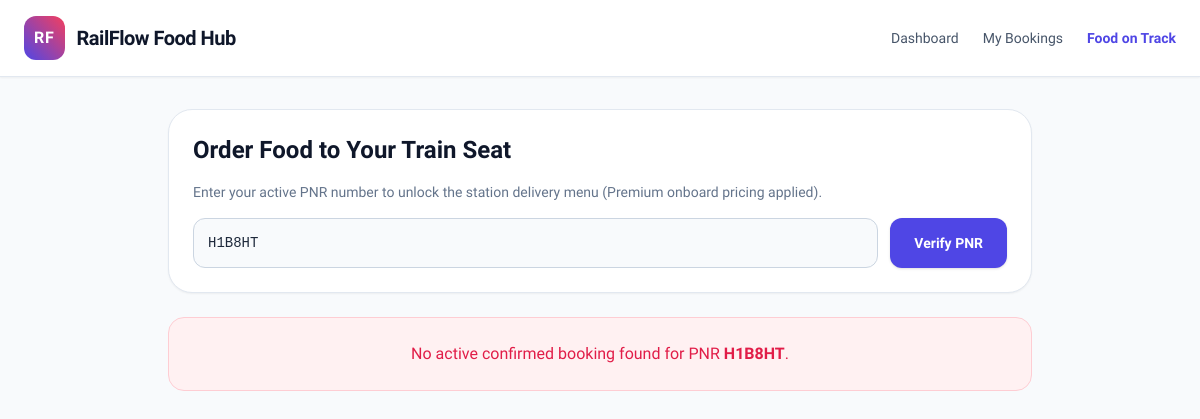
The app's page /food-on-track/?pnr=H1B8HT, older data.
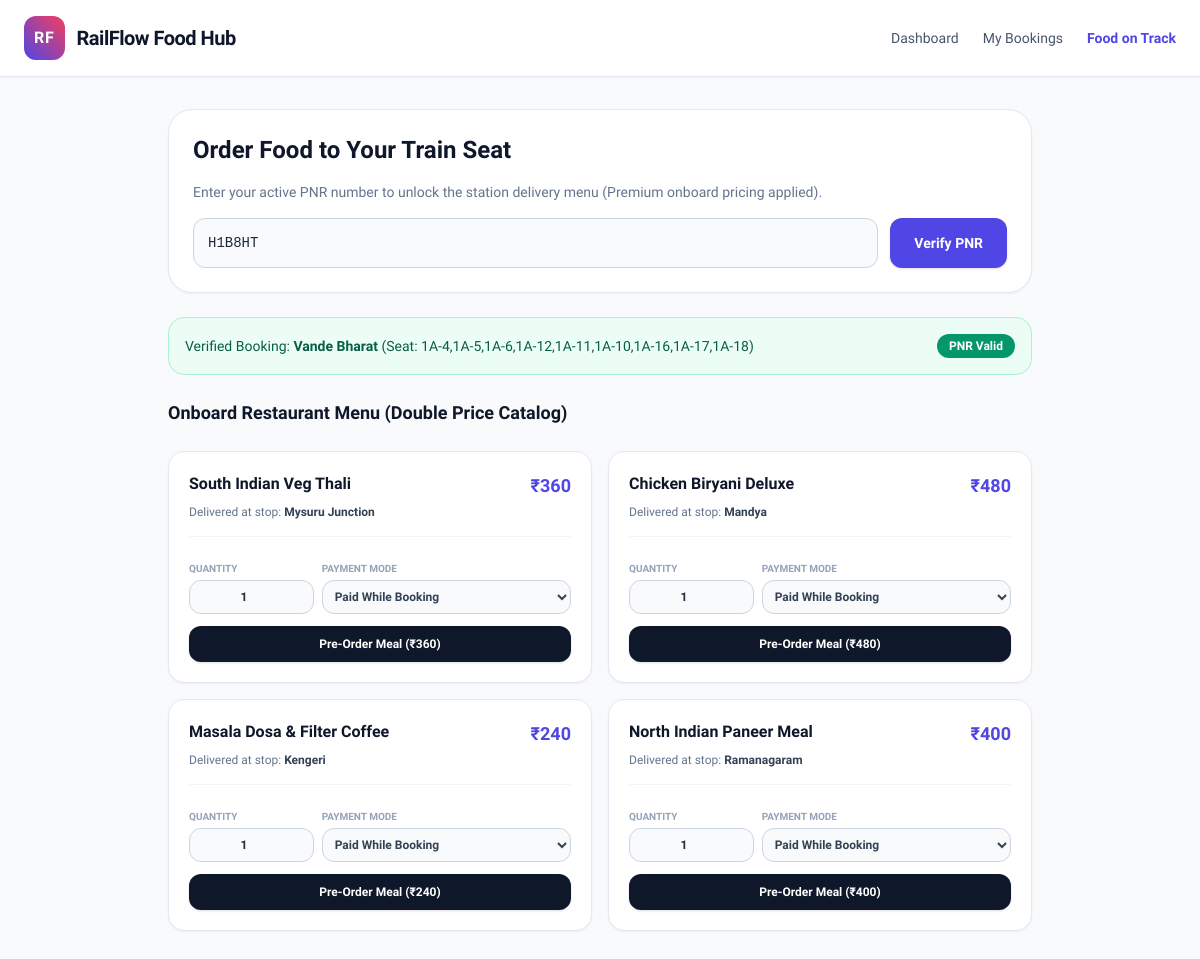
The same page, newer data.
### railway/models.py (models this page shows, shortened)
class Booking(models.Model):
    user = models.ForeignKey(User, on_delete=models.SET_NULL, null=True, blank=True)
    train = models.ForeignKey(Train, on_delete=models.CASCADE)
    pnr = models.CharField(max_length=10, unique=True)
    passenger_name = models.CharField(max_length=100)
    travel_date = models.DateField()
    seat_number = models.CharField(max_length=20)
    seat_class = models.CharField(max_length=10)
    is_cancelled = models.BooleanField(default=False)
    booked_at = models.DateTimeField(auto_now_add=True)

class Train(models.Model):
    train_number = models.CharField(max_length=20, unique=True)
    name = models.CharField(max_length=100)
    source = models.ForeignKey(Station, related_name='departures', on_delete=models.CASCADE)
    destination = models.ForeignKey(Station, related_name='arrivals', on_delete=models.CASCADE)
    departure_time = models.TimeField()
    arrival_time = models.TimeField()
    duration = models.CharField(max_length=50)
    available_seats = models.IntegerField(default=50)
    fare = models.DecimalField(max_digits=8, decimal_places=2)

### railway/views.py (the view, shortened to what this page needs)
# urls.py: path('food-on-track/', views.food_radar_view, name='food_order'),
def food_radar_view(request):
    pnr_query = request.GET.get('pnr', '').strip()
    booking = None
    menu_items = [
        {
            'id': 1,
            'name': 'South Indian Veg Thali',
            'price': 360,
            'station': 'Mysuru Junction',
        },
        {'id': 2, 'name': 'Chicken Biryani Deluxe', 'price': 480, 'station': 'Mandya'},
        {
            'id': 3,
            'name': 'Masala Dosa & Filter Coffee',
            'price': 240,
            'station': 'Kengeri',
        },
        {
            'id': 4,
            'name': 'North Indian Paneer Meal',
            'price': 400,
            'station': 'Ramanagaram',
        },
    ]
    if pnr_query:
        booking = Booking.objects.filter(pnr=pnr_query).first()
        if booking and booking.is_cancelled:
            booking = None # Don't allow food ordering for cancelled tickets
    context = {
        'booking': booking,
        'pnr_query': pnr_query,
        'menu_items': menu_items,
    }
    return render(request, 'railway/food_order.html', context)

### railway/templates/railway/food_order.html (shortened to what the changed rows need)
<!DOCTYPE html>
<html lang="en">
<head>
    <script src="https://cdn.tailwindcss.com"></script>
</head>
<body class="bg-slate-50 text-slate-800 min-h-screen flex flex-col">
    <main class="flex-grow max-w-4xl w-full mx-auto px-4 py-8 space-y-6">
        <div class="bg-white p-6 rounded-3xl shadow-sm border border-slate-200 space-y-4">
            <h1 class="text-2xl font-extrabold text-slate-900">Order Food to Your Train Seat</h1>
            <p class="text-sm text-slate-500">Enter your active PNR number to unlock the station delivery menu (Premium onboard pricing applied).</p>
            <form method="GET" action="" class="flex gap-3">
            </form>
        </div>
        {% if pnr_query and not booking %}
        <div class="bg-rose-50 border border-rose-200 p-6 rounded-2xl text-center text-rose-600 font-medium">
            No active confirmed booking found for PNR <strong>{{ pnr_query }}</strong>.
        </div>
        {% endif %}
        {% if booking %}
        <div class="bg-emerald-50 border border-emerald-200 p-4 rounded-2xl flex justify-between items-center text-sm text-emerald-800">
            <div>
                Verified Booking: <strong>{{ booking.train.name }}</strong> (Seat: {{ booking.seat_number }})
            </div>
            <span class="bg-emerald-600 text-white text-xs px-3 py-1 rounded-full font-bold">PNR Valid</span>
        </div>
        <h3 class="text-lg font-bold text-slate-900 mt-6">Onboard Restaurant Menu (Double Price Catalog)</h3>
        <div class="grid grid-cols-1 md:grid-cols-2 gap-4">
            {% for meal in menu_items %}
            <div class="bg-white p-5 rounded-2xl border border-slate-200 shadow-sm flex flex-col justify-between space-y-4">
                <div>
                    <div class="flex justify-between items-start">
                        <h4 class="font-bold text-slate-900">{{ meal.name }}</h4>
                        <span class="font-extrabold text-indigo-600 text-lg">₹{{ meal.price }}</span>
                    </div>
                    <p class="text-xs text-slate-500 mt-1">Delivered at stop: <strong class="text-slate-700">{{ meal.station }}</strong></p>
                </div>
                <form method="POST" class="space-y-3 pt-3 border-t border-slate-100">
                    <div class="flex gap-2">
                        <div class="w-1/3">
                            <label class="text-[10px] uppercase font-bold text-slate-400 block mb-1">Quantity</label>
                            <input type="number" name="quantity" value="1" min="1" max="10" class="w-full bg-slate-50 border border-slate-300 p-2 rounded-xl text-xs font-bold text-center">
                        </div>
                        <div class="w-2/3">
                            <label class="text-[10px] uppercase font-bold text-slate-400 block mb-1">Payment Mode</label>
                            <select name="payment_mode" class="w-full bg-slate-50 border border-slate-300 p-2 rounded-xl text-xs font-bold text-slate-700">
                                <option value="Online">Paid While Booking</option>
                            </select>
                        </div>
                    </div>
                    <button type="submit" class="w-full bg-slate-900 hover:bg-indigo-600 text-white font-semibold py-2.5 rounded-xl text-xs transition shadow">
                        Pre-Order Meal (₹{{ meal.price }})
                    </button>
                </form>
            </div>
            {% endfor %}
        </div>
        {% endif %}
    </main>
</body>
</html>

Row changes from the older to the newer data that the page shows:
added Booking: train.name "Vande Bharat", seat_number "1A-4,1A-5,1A-6,1A-12,1A-11,1A-10,1A-16,1A-17,1A-18"
Text that changed along with them:
{{ pnr_query }}: "H1B8HT" → (not shown)
text no longer shown: "No active confirmed booking found for PNR ."
text now shown: "Verified Booking: (Seat: ) PNR Valid Onboard Restaurant Menu (Double Price Catalog)"
new list line: "South Indian Veg Thali ₹ 360 Delivered at stop: Mysuru Junction QUANTITY 1 PAYMENT MODE Paid While Booking Pre-Order Meal (₹ 360 )"
new list line: "Chicken Biryani Deluxe ₹ 480 Delivered at stop: Mandya QUANTITY 1 PAYMENT MODE Paid While Booking Pre-Order Meal (₹ 480 )"
new list line: "Masala Dosa & Filter Coffee ₹ 240 Delivered at stop: Kengeri QUANTITY 1 PAYMENT MODE Paid While Booking Pre-Order Meal (₹ 240 )"
new list line: "North Indian Paneer Meal ₹ 400 Delivered at stop: Ramanagaram QUANTITY 1 PAYMENT MODE Paid While Booking Pre-Order Meal (₹ 400 )"
